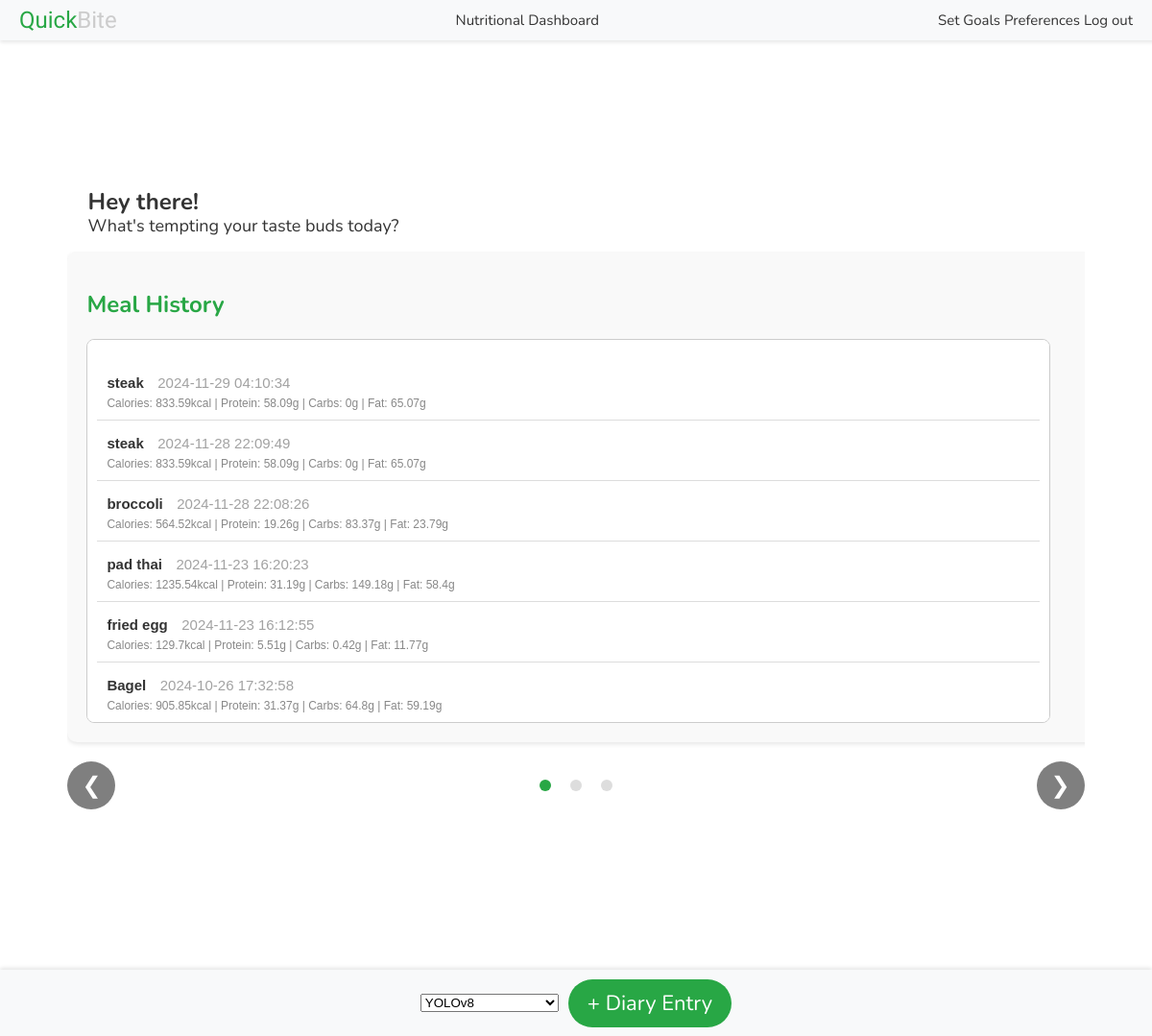
Before: /dashboard (signed in) with the older database file.
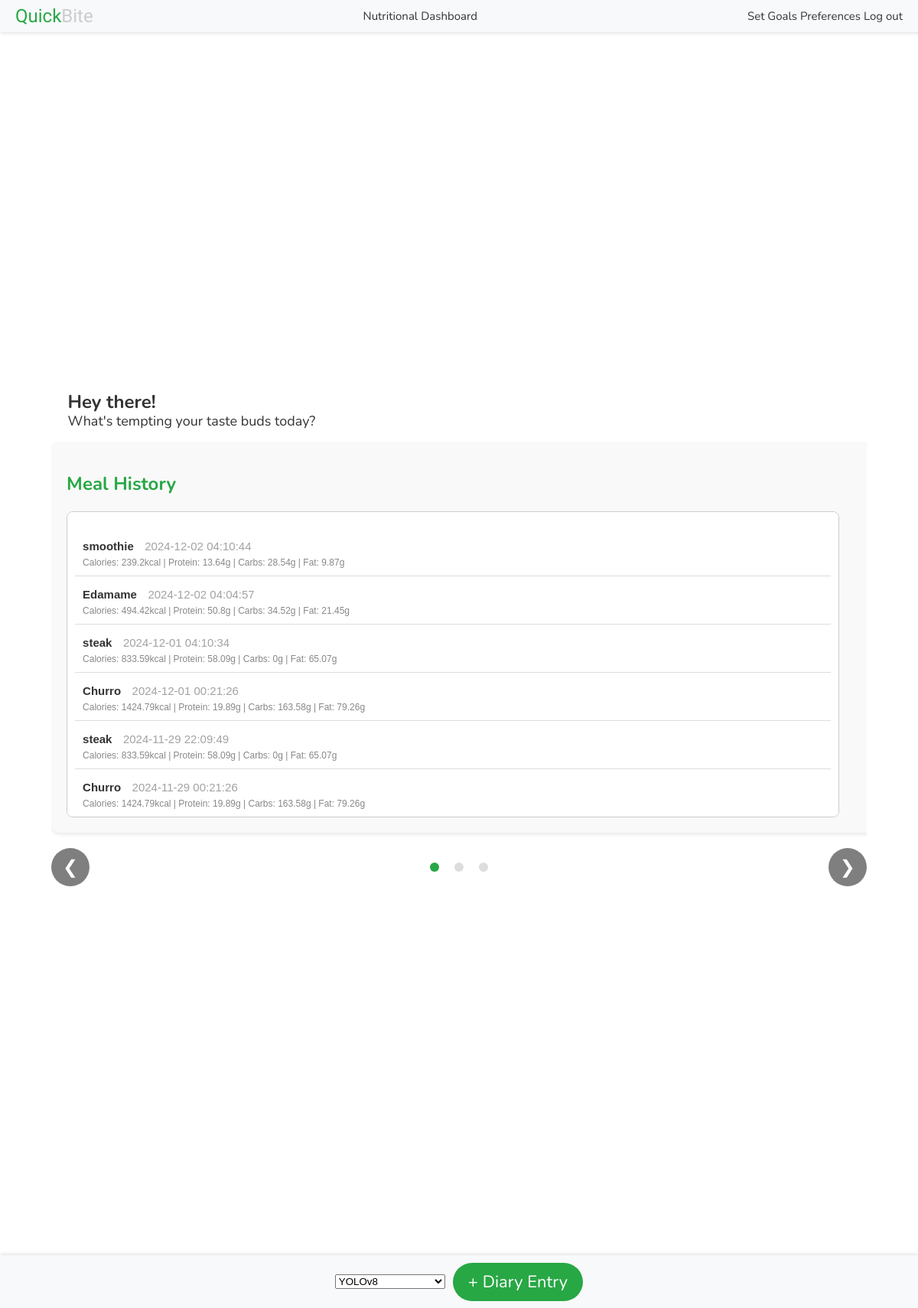
After: the same page with the newer database file.
### tables this page shows
CREATE TABLE diary_meal_entries (
    id INTEGER PRIMARY KEY AUTOINCREMENT,
    user_id INTEGER NOT NULL,           -- Foreign key to reference users table
    meal_name TEXT NOT NULL,   
    SUGAR_added_g INTEGER,
    CA_mg INTEGER,
    CHOCDF_net_g INTEGER,
    CHOCDF_g INTEGER,
    CHOLE_mg INTEGER,
    ENERC_KCAL_kcal INTEGER,
    FAMS_g INTEGER,
    FAPU_g INTEGER,
    FASAT_g INTEGER,
    FATRN_g INTEGER,
    FIBTG_g INTEGER,
    FOLDFE_microg INTEGER,
    FOLFD_microg INTEGER,
    FOLAC_microg INTEGER,
    FE_mg INTEGER,
    MG_mg INTEGER,
    NIA_mg INTEGER,
    P_mg INTEGER,
    K_mg INTEGER,
    PROCNT_g INTEGER,
    RIBF_mg INTEGER,
    NA_mg INTEGER,
    SUGAR_ALCOHOL_g INTEGER,
    SUGAR_g INTEGER,
    THIA_mg INTEGER,
    FAT_g INTEGER,
    VITA_RAE_microg INTEGER,
    VITB12_microg INTEGER,
    VITB6A_mg INTEGER,
    VITC_mg INTEGER,
    VITD_microg INTEGER,
    TOCPHA_mg INTEGER,
    VITK_microg INTEGER,
    WATER_g INTEGER,
    ZN_mg INTEGER,
    timestamp TEXT NOT NULL              -- Timestamp when the meal was logged
, path_to_image TEXT, serving_count integer);

### app.py (the view)
@app.route("/dashboard")
@login_required
def dashboard():
    db = get_db()
    cursor = db.cursor()
    cursor.execute(
        """SELECT *, ENERC_KCAL_kcal as calories,
                   PROCNT_g as protein, CHOCDF_g as carbs, FAT_g as fat, timestamp FROM diary_meal_entries
                   WHERE user_id = ? ORDER BY datetime(timestamp) DESC""",
        (current_user.id,),
    )
    meals = cursor.fetchall()
    seven_days_ago = datetime.now() - timedelta(days=7)
    cursor.execute(
        """
        SELECT strftime('%Y-%m-%d', timestamp) AS day,
               SUM(ENERC_KCAL_kcal) AS calories,
               SUM(PROCNT_g) as protein,
               SUM(CHOCDF_g) as carbs,
               SUM(FAT_g) as fat
        FROM diary_meal_entries
        WHERE user_id = ? AND timestamp >= ?
        GROUP BY day
        ORDER BY day DESC
    """,
        (current_user.id, seven_days_ago),
    )
    meals_last_7_days = cursor.fetchall()
    cursor.execute(
        """
        WITH current_user_diary_meal_entries AS (
        SELECT * FROM diary_meal_entries
        WHERE user_id = ? AND DATE(timestamp) = DATE()
        )
        , current_user_table as (
        SELECT * FROM users
        WHERE id = ?
        )
        , today_nutrients AS (
        SELECT
        'Calories' AS nutrients,
        SUM(ENERC_KCAL_kcal) AS daily_calories
        FROM current_user_diary_meal_entries
        GROUP BY 1
        UNION
        SELECT
        'Proteins' AS nutrients,
        SUM(PROCNT_g)*4/SUM(ENERC_KCAL_kcal)*100 as daily_protein_pct
        FROM current_user_diary_meal_entries
        GROUP BY 1
        UNION
        SELECT
        'Carbs' AS nutrients,
        SUM(CHOCDF_g)*4/SUM(ENERC_KCAL_kcal)*100 as daily_carbs_pct
        FROM current_user_diary_meal_entries
        GROUP BY 1
        UNION
        SELECT
        'Fats' AS nutrients,
        SUM(FAT_g)*9/SUM(ENERC_KCAL_kcal)*100 as daily_fat_pct
        FROM current_user_diary_meal_entries
        GROUP BY 1
        )
        , daily_goals as (
        SELECT KEY AS nutrients, value AS set_goals
        FROM current_user_table, json_each(goals)
        )
        SELECT b.nutrients,
        ROUND(COALESCE(a.daily_calories,0),2) AS daily_calories,
        CAST(b.set_goals AS INTEGER) AS set_goals,
        ROUND(COALESCE(a.daily_calories,0)/NULLIF(CAST(b.set_goals AS INTEGER),0)*100,2) AS pct_of_goal
        FROM daily_goals b
        LEFT JOIN today_nutrients a ON
            a.nutrients = b.nutrients
    """,
        (current_user.id, current_user.id,),
    )
    goals = cursor.fetchall()
    db.close()
    return render_template(
        "dashboard.html",
        user=current_user,
        meals=meals,
        user_id=current_user.id,
        meals_last_7_days=json.dumps(meals_last_7_days),
        goals=json.dumps(goals)
    )

### app.py (called while the page is built)
def get_db():
    if "db" not in g:
        g.db = sqlite3.connect("database.db")
    return g.db

@login_manager.user_loader
def load_user(user_id):
    db = get_db()
    cursor = db.cursor()
    cursor.execute("SELECT * FROM users WHERE id = ?", (user_id,))
    user_data = cursor.fetchone()
    if user_data:
        return User(*user_data)
    return None

### templates/dashboard.html (shortened to what this page needs)
<!DOCTYPE html>
<html lang="en">
<head>
    <link rel="stylesheet" href="{{ url_for('static', filename='css/style.css') }}">
</head>
<body class="no-background">
    <div class="header-bar">
        <div class="left" id="title-refresh">
            <span style="color: #28a745;">Quick</span><span style="color: #cccccc;">Bite</span>
        </div>
        <div class="center">Nutritional Dashboard</div>
        <div class="right">
            <a href="{{ url_for('goals') }}" style="text-decoration: none; color: inherit;"> Set Goals</a>
            <a href="{{ url_for('preferences') }}" style="text-decoration: none; color: inherit;">Preferences</a>
            <a href="{{ url_for('logout') }}" style="text-decoration: none; color: inherit;">Log out</a>
        </div>
    </div>
    <div class="grid-layout">
        <p class="greeting-text">
            <span class="greeting-main">Hey there!</span><span class="greeting-sub">What's tempting your taste buds
                today?</span>
        </p>
        <div class="carousel-container">
            <div class="carousel">
                <div class="carousel-item">
                    <h2>Meal History</h2>
                    <div class="meal-list">
                        <ul>
                            {% for meal in meals %}
                            <li data-meal-id="{{ meal[0] }}">
                                <span class="meal-name">{{ meal[2] }}</span>
                                <span class="meal-time">{{ meal[-1] }}</span><br>
                                <span class="meal-info">
                                    Calories: {{ meal[8] }}kcal | Protein: {{ meal[22] }}g | Carbs: {{ meal[6] }}g |
                                    Fat: {{ meal[28] }}g
                                </span>
                            </li>
                            {% else %}
                            <li>No meals recorded yet.</li>
                            {% endfor %}
                        </ul>
                    </div>
                </div>
            </div>
            <div class="carousel-controls">
                <button class="carousel-prev" onclick="prevSlide()">&#10094;</button>
                <div class="carousel-indicators">
                    <span class="indicator active" onclick="showSlide(0)"></span>
                    <span class="indicator" onclick="showSlide(1)"></span>
                    <span class="indicator" onclick="showSlide(2)"></span>
                </div>
                <button class="carousel-next" onclick="nextSlide()">&#10095;</button>
            </div>
        </div>
    </div>
    <div class="bottom-bar">
        <form id="uploadForm" action="/upload" method="POST" enctype="multipart/form-data">
            <select id="model-select" name="model">
                <option value="yolov8">YOLOv8</option>
            </select>
        </form>
        <button class="add-diary-button" onclick="triggerFileUpload()">+ Diary Entry</button>
    </div>
</body>
</html>

### static/css/style.css (style rules this page uses)
body { font-family: 'Nunito', sans-serif; background-size: cover; background-position: center; animation: fadeBackground 30s infinite; color: #333; margin: 0; padding: 0; display: flex; justify-content: center; align-items: center; height: 100vh; animation-timing-function:cubic-bezier(0.895, 0.03, 0.685, 0.22) }
h2 { color: #333; font: 24px 'Righteous'; color: #28a745; margin-bottom: 20px; }
p { font-family: 'nunito', sans-serif; color: #a2a2a2; }
button { width: 100%; padding: 10px; background-color: #888888; color: white; border: none; border-radius: 4px; cursor: pointer; margin: 10px 0; }
a { color: #888888; text-decoration: none; }
.meal-list { background-color: #fff; height: auto; overflow-y: auto; border: 1px solid #ccc; padding: 10px; border-radius: 8px; max-width: 32%; min-height: 400px; box-sizing: border-box; }
.meal-list ul { padding: 0; list-style-type: none; }
.meal-list li { padding: 10px; margin: 5px 0; border-bottom: 1px solid #ddd; }
.no-background { background: none !important; }
.header-bar { position: fixed; top: 0; left: 0; width: 100%; height: 42px; background-color: #f8f9fa; display: flex; justify-content: space-between; align-items: center; padding: 0 20px; box-shadow: 0 2px 4px rgba(0, 0, 0, 0.1); z-index: 1000; }
.header-bar .left { font-family: 'Righteous', sans-serif; font-size: 24px; }
.header-bar .center { font-family: 'nunito', sans-serif; font-size: 15px; text-align: center; flex: 1; }
.header-bar .right { font-family: 'nunito', sans-serif; font-size: 15px; text-align: right; padding-right: 40px; }
.bottom-bar { position: fixed; bottom: 0; left: 0; width: 100%; height: 69px; background-color: #f8f9fa; display: flex; justify-content: center; align-items: center; gap: 10px; box-shadow: 0 -2px 4px rgba(0, 0, 0, 0.1); z-index: 1000; }
.add-diary-button { background-color: #28a745; border: none; padding: 10px 20px; font-size: 22px; border-radius: 69px; width: auto; font-family: 'nunito', sans-serif; cursor: pointer; }
.meal-name { font-weight: bold; font-size: 15px; }
.meal-time { color: #a2a2a2; font-size: 15px; margin-left: 10px; }
.meal-info { color: #888888; font-size: 12px; display: block; margin-top: 5px; }
.greeting-text { display: block; font-family: 'Nunito', sans-serif; font-size: 18px; text-align: left; color: #333; padding-left: 2%; }
.greeting-main { font-size: 24px; font-weight: bold; display: block; }
.grid-layout { display: grid; grid-template-columns: 1fr; grid-template-rows: auto auto; padding: 20px; max-width: 1400px; margin: 0 auto; }
.greeting-sub { font-size: 18px; display: block; line-height: 1; }
.carousel-container { position: relative; max-width: 1200px; margin: 0 auto; overflow: hidden; padding-bottom: 50px; }
.carousel-container { position: relative; margin: 0 auto; overflow: hidden; }
.carousel { display: flex; transition: transform 0.5s ease-in-out; width: 300%; }
.carousel-item { min-width: 100%; box-sizing: border-box; padding: 20px; background-color: #f9f9f9; border-radius: 10px; box-shadow: 0 2px 5px rgba(0, 0, 0, 0.1); }
.carousel-controls { display: flex; justify-content: space-between; align-items: center; margin-top: 10px; width: 100%; }
.carousel-prev, .carousel-next { background-color: rgba(0, 0, 0, 0.5); color: white; border: none; padding: 10px; cursor: pointer; font-size: 24px; border-radius: 50%; width: 50px; height: 50px; transition: background-color 0.3s ease; display: flex; justify-content: center; align-items: center; }
.carousel-indicators { position: absolute; left: 50%; transform: translateX(-50%); display: flex; justify-content: center; align-items: center; gap: 10px; }
.indicator { display: inline-block; width: 12px; height: 12px; margin: 0 5px; background-color: #ddd; border-radius: 50%; cursor: pointer; }
.indicator.active { background-color: #28a745; }
.carousel-item h2 { font-family: 'Nunito', sans-serif; font-weight: 700; font-size: 24px; color: #28a745; margin-bottom: 20px; }
#title-refresh { cursor: pointer; }

### templates/dashboard.html (style rules this page uses)
body { font-family: Arial, sans-serif; }
.meal-list { height: 300px; overflow-y: scroll; }

Changed rows visible on the page:
no longer on this page (row unchanged): diary_meal_entries: meal_name "broccoli", timestamp "2024-11-28 22:08:26", ENERC_KCAL_kcal "564.52", PROCNT_g "19.26", CHOCDF_g "83.37", FAT_g "23.79"
no longer on this page (row edited): diary_meal_entries: meal_name "pad thai", timestamp "2024-11-23 16:20:23", ENERC_KCAL_kcal "1235.54", PROCNT_g "31.19", CHOCDF_g "149.18", FAT_g "58.4"
no longer on this page (row edited): diary_meal_entries: meal_name "fried egg", timestamp "2024-11-23 16:12:55", ENERC_KCAL_kcal "129.7", PROCNT_g "5.51", CHOCDF_g "0.42", FAT_g "11.77"
no longer on this page (row edited): diary_meal_entries: meal_name "Bagel", timestamp "2024-10-26 17:32:58", ENERC_KCAL_kcal "905.85", PROCNT_g "31.37", CHOCDF_g "64.8", FAT_g "59.19"
added diary_meal_entries: meal_name "smoothie", timestamp "2024-12-02 04:10:44", ENERC_KCAL_kcal "239.2", PROCNT_g "13.64", CHOCDF_g "28.54", FAT_g "9.87"
added diary_meal_entries: meal_name "Edamame", timestamp "2024-12-02 04:04:57", ENERC_KCAL_kcal "494.42", PROCNT_g "50.8", CHOCDF_g "34.52", FAT_g "21.45"
changed diary_meal_entries (number 3 of 6 on the later page): timestamp "2024-11-29 04:10:34" → "2024-12-01 04:10:34"
now on this page (row edited): diary_meal_entries: meal_name "Churro", timestamp "2024-12-01 00:21:26", ENERC_KCAL_kcal "1424.79", PROCNT_g "19.89", CHOCDF_g "163.58", FAT_g "79.26"
changed diary_meal_entries (number 5 of 6 on the later page): timestamp "2024-11-28 22:09:49" → "2024-11-29 22:09:49"
now on this page (row edited): diary_meal_entries: meal_name "Churro", timestamp "2024-11-29 00:21:26", ENERC_KCAL_kcal "1424.79", PROCNT_g "19.89", CHOCDF_g "163.58", FAT_g "79.26"
